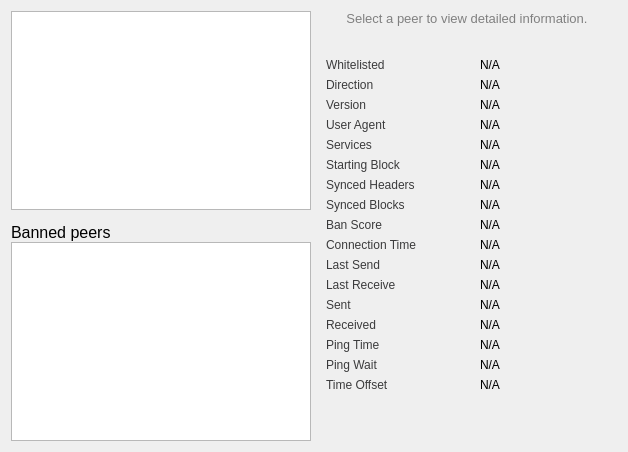
     <widget class="QWidget" name="tab_peers">
      <attribute name="title">
       <string>&amp;Peers</string>
      </attribute>
      <layout class="QGridLayout" name="gridLayout_2">
       <item row="0" column="0" rowspan="2">
        <layout class="QVBoxLayout" name="verticalLayout_101">
         <property name="spacing">
          <number>0</number>
         </property>
         <item>
          <widget class="QTableView" name="peerWidget">
           <property name="horizontalScrollBarPolicy">
            <enum>Qt::ScrollBarAsNeeded</enum>
           </property>
           <property name="tabKeyNavigation">
            <bool>false</bool>
           </property>
           <property name="sortingEnabled">
            <bool>true</bool>
           </property>
           <attribute name="horizontalHeaderHighlightSections">
            <bool>false</bool>
           </attribute>
          </widget>
         </item>
         <item>
          <widget class="QLabel" name="banHeading">
           <property name="sizePolicy">
            <sizepolicy hsizetype="Preferred" vsizetype="Minimum">
             <horstretch>0</horstretch>
             <verstretch>0</verstretch>
            </sizepolicy>
           </property>
           <property name="minimumSize">
            <size>
             <width>300</width>
             <height>32</height>
            </size>
           </property>
           <property name="maximumSize">
            <size>
             <width>16777215</width>
             <height>32</height>
            </size>
           </property>
           <property name="font">
            <font>
             <pointsize>12</pointsize>
            </font>
           </property>
           <property name="cursor">
            <cursorShape>IBeamCursor</cursorShape>
           </property>
           <property name="text">
            <string>Banned peers</string>
           </property>
           <property name="alignment">
            <set>Qt::AlignBottom|Qt::AlignLeading|Qt::AlignLeft</set>
           </property>
           <property name="wordWrap">
            <bool>true</bool>
           </property>
           <property name="textInteractionFlags">
            <set>Qt::NoTextInteraction</set>
           </property>
          </widget>
         </item>
         <item>
          <widget class="QTableView" name="banlistWidget">
           <property name="sizePolicy">
            <sizepolicy hsizetype="Expanding" vsizetype="Expanding">
             <horstretch>0</horstretch>
             <verstretch>0</verstretch>
            </sizepolicy>
           </property>
           <property name="horizontalScrollBarPolicy">
            <enum>Qt::ScrollBarAsNeeded</enum>
           </property>
           <property name="tabKeyNavigation">
            <bool>false</bool>
           </property>
           <property name="sortingEnabled">
            <bool>true</bool>
           </property>
           <attribute name="horizontalHeaderHighlightSections">
            <bool>false</bool>
           </attribute>
          </widget>
         </item>
        </layout>
       </item>
       <item row="0" column="1">
        <widget class="QLabel" name="peerHeading">
         <property name="sizePolicy">
          <sizepolicy hsizetype="Preferred" vsizetype="Minimum">
           <horstretch>0</horstretch>
           <verstretch>0</verstretch>
          </sizepolicy>
         </property>
         <property name="minimumSize">
          <size>
           <width>300</width>
           <height>32</height>
          </size>
         </property>
         <property name="font">
          <font>
           <pointsize>10</pointsize>
          </font>
         </property>
         <property name="cursor">
          <cursorShape>IBeamCursor</cursorShape>
         </property>
         <property name="styleSheet">
          <string notr="true">color: rgb(128, 128, 128);</string>
         </property>
         <property name="text">
          <string>Select a peer to view detailed information.</string>
         </property>
         <property name="alignment">
          <set>Qt::AlignHCenter|Qt::AlignTop</set>
         </property>
         <property name="wordWrap">
          <bool>true</bool>
         </property>
         <property name="textInteractionFlags">
          <set>Qt::LinksAccessibleByMouse|Qt::TextSelectableByKeyboard|Qt::TextSelectableByMouse</set>
         </property>
        </widget>
       </item>
       <item row="1" column="1">
        <widget class="QWidget" name="detailWidget" native="true">
         <property name="minimumSize">
          <size>
           <width>300</width>
           <height>0</height>
          </size>
         </property>
         <layout class="QGridLayout" name="gridLayout_3">
          <item row="0" column="0">
           <widget class="QLabel" name="label_30">
            <property name="styleSheet">
             <string notr="true">color: rgb(59, 59, 60);</string>
            </property>
            <property name="text">
             <string>Whitelisted</string>
            </property>
           </widget>
          </item>
          <item row="0" column="2">
           <widget class="QLabel" name="peerWhitelisted">
            <property name="cursor">
             <cursorShape>IBeamCursor</cursorShape>
            </property>
            <property name="text">
             <string>N/A</string>
            </property>
            <property name="textFormat">
             <enum>Qt::PlainText</enum>
            </property>
            <property name="textInteractionFlags">
             <set>Qt::LinksAccessibleByMouse|Qt::TextSelectableByKeyboard|Qt::TextSelectableByMouse</set>
            </property>
           </widget>
          </item>
          <item row="1" column="0">
           <widget class="QLabel" name="label_23">
            <property name="styleSheet">
             <string notr="true">color: rgb(59, 59, 60);</string>
            </property>
            <property name="text">
             <string>Direction</string>
            </property>
           </widget>
          </item>
          <item row="1" column="2">
           <widget class="QLabel" name="peerDirection">
            <property name="cursor">
             <cursorShape>IBeamCursor</cursorShape>
            </property>
            <property name="text">
             <string>N/A</string>
            </property>
            <property name="textFormat">
             <enum>Qt::PlainText</enum>
            </property>
            <property name="textInteractionFlags">
             <set>Qt::LinksAccessibleByMouse|Qt::TextSelectableByKeyboard|Qt::TextSelectableByMouse</set>
            </property>
           </widget>
          </item>
          <item row="2" column="0">
           <widget class="QLabel" name="label_21">
            <property name="styleSheet">
             <string notr="true">color: rgb(59, 59, 60);</string>
            </property>
            <property name="text">
             <string>Version</string>
            </property>
           </widget>
          </item>
          <item row="2" column="2">
           <widget class="QLabel" name="peerVersion">
            <property name="cursor">
             <cursorShape>IBeamCursor</cursorShape>
            </property>
            <property name="text">
             <string>N/A</string>
            </property>
            <property name="textFormat">
             <enum>Qt::PlainText</enum>
            </property>
            <property name="textInteractionFlags">
             <set>Qt::LinksAccessibleByMouse|Qt::TextSelectableByKeyboard|Qt::TextSelectableByMouse</set>
            </property>
           </widget>
          </item>
          <item row="3" column="0">
           <widget class="QLabel" name="label_28">
            <property name="styleSheet">
             <string notr="true">color: rgb(59, 59, 60);</string>
            </property>
            <property name="text">
             <string>User Agent</string>
            </property>
           </widget>
          </item>
          <item row="3" column="2">
           <widget class="QLabel" name="peerSubversion">
            <property name="cursor">
             <cursorShape>IBeamCursor</cursorShape>
            </property>
            <property name="text">
             <string>N/A</string>
            </property>
            <property name="textFormat">
             <enum>Qt::PlainText</enum>
            </property>
            <property name="textInteractionFlags">
             <set>Qt::LinksAccessibleByMouse|Qt::TextSelectableByKeyboard|Qt::TextSelectableByMouse</set>
            </property>
           </widget>
          </item>
          <item row="4" column="0">
           <widget class="QLabel" name="label_4">
            <property name="styleSheet">
             <string notr="true">color: rgb(59, 59, 60);</string>
            </property>
            <property name="text">
             <string>Services</string>
            </property>
           </widget>
          </item>
          <item row="4" column="2">
           <widget class="QLabel" name="peerServices">
            <property name="cursor">
             <cursorShape>IBeamCursor</cursorShape>
            </property>
            <property name="text">
             <string>N/A</string>
            </property>
            <property name="textFormat">
             <enum>Qt::PlainText</enum>
            </property>
            <property name="textInteractionFlags">
             <set>Qt::LinksAccessibleByMouse|Qt::TextSelectableByKeyboard|Qt::TextSelectableByMouse</set>
            </property>
           </widget>
          </item>
          <item row="5" column="0">
           <widget class="QLabel" name="label_29">
            <property name="styleSheet">
             <string notr="true">color: rgb(59, 59, 60);</string>
            </property>
            <property name="text">
             <string>Starting Block</string>
            </property>
           </widget>
          </item>
          <item row="5" column="2">
           <widget class="QLabel" name="peerHeight">
            <property name="cursor">
             <cursorShape>IBeamCursor</cursorShape>
            </property>
            <property name="text">
             <string>N/A</string>
            </property>
            <property name="textFormat">
             <enum>Qt::PlainText</enum>
            </property>
            <property name="textInteractionFlags">
             <set>Qt::LinksAccessibleByMouse|Qt::TextSelectableByKeyboard|Qt::TextSelectableByMouse</set>
            </property>
           </widget>
          </item>
          <item row="6" column="0">
           <widget class="QLabel" name="label_27">
            <property name="styleSheet">
             <string notr="true">color: rgb(59, 59, 60);</string>
            </property>
            <property name="text">
             <string>Synced Headers</string>
            </property>
           </widget>
          </item>
          <item row="6" column="2">
           <widget class="QLabel" name="peerSyncHeight">
            <property name="cursor">
             <cursorShape>IBeamCursor</cursorShape>
            </property>
            <property name="text">
             <string>N/A</string>
            </property>
            <property name="textFormat">
             <enum>Qt::PlainText</enum>
            </property>
            <property name="textInteractionFlags">
             <set>Qt::LinksAccessibleByMouse|Qt::TextSelectableByKeyboard|Qt::TextSelectableByMouse</set>
            </property>
           </widget>
          </item>
          <item row="7" column="0">
           <widget class="QLabel" name="label_25">
            <property name="styleSheet">
             <string notr="true">color: rgb(59, 59, 60);</string>
            </property>
            <property name="text">
             <string>Synced Blocks</string>
            </property>
           </widget>
          </item>
          <item row="7" column="2">
           <widget class="QLabel" name="peerCommonHeight">
            <property name="cursor">
             <cursorShape>IBeamCursor</cursorShape>
            </property>
            <property name="text">
             <string>N/A</string>
            </property>
            <property name="textFormat">
             <enum>Qt::PlainText</enum>
            </property>
            <property name="textInteractionFlags">
             <set>Qt::LinksAccessibleByMouse|Qt::TextSelectableByKeyboard|Qt::TextSelectableByMouse</set>
            </property>
           </widget>
          </item>
          <item row="8" column="0">
           <widget class="QLabel" name="label_24">
            <property name="styleSheet">
             <string notr="true">color: rgb(59, 59, 60);</string>
            </property>
            <property name="text">
             <string>Ban Score</string>
            </property>
           </widget>
          </item>
          <item row="8" column="2">
           <widget class="QLabel" name="peerBanScore">
            <property name="cursor">
             <cursorShape>IBeamCursor</cursorShape>
            </property>
            <property name="text">
             <string>N/A</string>
            </property>
            <property name="textFormat">
             <enum>Qt::PlainText</enum>
            </property>
            <property name="textInteractionFlags">
             <set>Qt::LinksAccessibleByMouse|Qt::TextSelectableByKeyboard|Qt::TextSelectableByMouse</set>
            </property>
           </widget>
          </item>
          <item row="9" column="0">
           <widget class="QLabel" name="label_22">
            <property name="styleSheet">
             <string notr="true">color: rgb(59, 59, 60);</string>
            </property>
            <property name="text">
             <string>Connection Time</string>
            </property>
           </widget>
          </item>
          <item row="9" column="2">
           <widget class="QLabel" name="peerConnTime">
            <property name="cursor">
             <cursorShape>IBeamCursor</cursorShape>
            </property>
            <property name="text">
             <string>N/A</string>
            </property>
            <property name="textFormat">
             <enum>Qt::PlainText</enum>
            </property>
            <property name="textInteractionFlags">
             <set>Qt::LinksAccessibleByMouse|Qt::TextSelectableByKeyboard|Qt::TextSelectableByMouse</set>
            </property>
           </widget>
          </item>
          <item row="10" column="0">
           <widget class="QLabel" name="label_15">
            <property name="styleSheet">
             <string notr="true">color: rgb(59, 59, 60);</string>
            </property>
            <property name="text">
             <string>Last Send</string>
            </property>
           </widget>
          </item>
          <item row="10" column="2">
           <widget class="QLabel" name="peerLastSend">
            <property name="cursor">
             <cursorShape>IBeamCursor</cursorShape>
            </property>
            <property name="text">
             <string>N/A</string>
            </property>
            <property name="textFormat">
             <enum>Qt::PlainText</enum>
            </property>
            <property name="textInteractionFlags">
             <set>Qt::LinksAccessibleByMouse|Qt::TextSelectableByKeyboard|Qt::TextSelectableByMouse</set>
            </property>
           </widget>
          </item>
          <item row="11" column="0">
           <widget class="QLabel" name="label_19">
            <property name="styleSheet">
             <string notr="true">color: rgb(59, 59, 60);</string>
            </property>
            <property name="text">
             <string>Last Receive</string>
            </property>
           </widget>
          </item>
          <item row="11" column="2">
           <widget class="QLabel" name="peerLastRecv">
            <property name="cursor">
             <cursorShape>IBeamCursor</cursorShape>
            </property>
            <property name="text">
             <string>N/A</string>
            </property>
            <property name="textFormat">
             <enum>Qt::PlainText</enum>
            </property>
            <property name="textInteractionFlags">
             <set>Qt::LinksAccessibleByMouse|Qt::TextSelectableByKeyboard|Qt::TextSelectableByMouse</set>
            </property>
           </widget>
          </item>
          <item row="12" column="0">
           <widget class="QLabel" name="label_18">
            <property name="styleSheet">
             <string notr="true">color: rgb(59, 59, 60);</string>
            </property>
            <property name="text">
             <string>Sent</string>
            </property>
           </widget>
          </item>
          <item row="12" column="2">
           <widget class="QLabel" name="peerBytesSent">
            <property name="cursor">
             <cursorShape>IBeamCursor</cursorShape>
            </property>
            <property name="text">
             <string>N/A</string>
            </property>
            <property name="textFormat">
             <enum>Qt::PlainText</enum>
            </property>
            <property name="textInteractionFlags">
             <set>Qt::LinksAccessibleByMouse|Qt::TextSelectableByKeyboard|Qt::TextSelectableByMouse</set>
            </property>
           </widget>
          </item>
          <item row="13" column="0">
           <widget class="QLabel" name="label_20">
            <property name="styleSheet">
             <string notr="true">color: rgb(59, 59, 60);</string>
            </property>
            <property name="text">
             <string>Received</string>
            </property>
           </widget>
          </item>
          <item row="13" column="2">
           <widget class="QLabel" name="peerBytesRecv">
            <property name="cursor">
             <cursorShape>IBeamCursor</cursorShape>
            </property>
            <property name="text">
             <string>N/A</string>
            </property>
            <property name="textFormat">
             <enum>Qt::PlainText</enum>
            </property>
            <property name="textInteractionFlags">
             <set>Qt::LinksAccessibleByMouse|Qt::TextSelectableByKeyboard|Qt::TextSelectableByMouse</set>
            </property>
           </widget>
          </item>
          <item row="14" column="0">
           <widget class="QLabel" name="label_26">
            <property name="styleSheet">
             <string notr="true">color: rgb(59, 59, 60);</string>
            </property>
            <property name="text">
             <string>Ping Time</string>
            </property>
           </widget>
          </item>
          <item row="14" column="2">
           <widget class="QLabel" name="peerPingTime">
            <property name="cursor">
             <cursorShape>IBeamCursor</cursorShape>
            </property>
            <property name="text">
             <string>N/A</string>
            </property>
            <property name="textFormat">
             <enum>Qt::PlainText</enum>
            </property>
            <property name="textInteractionFlags">
             <set>Qt::LinksAccessibleByMouse|Qt::TextSelectableByKeyboard|Qt::TextSelectableByMouse</set>
            </property>
           </widget>
          </item>
          <item row="15" column="0">
           <widget class="QLabel" name="peerPingWaitLabel">
            <property name="toolTip">
             <string>The duration of a currently outstanding ping.</string>
            </property>
            <property name="styleSheet">
             <string notr="true">color: rgb(59, 59, 60);</string>
            </property>
            <property name="text">
             <string>Ping Wait</string>
            </property>
           </widget>
          </item>
          <item row="15" column="2">
           <widget class="QLabel" name="peerPingWait">
            <property name="cursor">
             <cursorShape>IBeamCursor</cursorShape>
            </property>
            <property name="text">
             <string>N/A</string>
            </property>
            <property name="textFormat">
             <enum>Qt::PlainText</enum>
            </property>
            <property name="textInteractionFlags">
             <set>Qt::LinksAccessibleByMouse|Qt::TextSelectableByKeyboard|Qt::TextSelectableByMouse</set>
            </property>
           </widget>
          </item>
          <item row="16" column="0">
           <widget class="QLabel" name="label_timeoffset">
            <property name="styleSheet">
             <string notr="true">color: rgb(59, 59, 60);</string>
            </property>
            <property name="text">
             <string>Time Offset</string>
            </property>
           </widget>
          </item>
          <item row="16" column="2">
           <widget class="QLabel" name="timeoffset">
            <property name="cursor">
             <cursorShape>IBeamCursor</cursorShape>
            </property>
            <property name="text">
             <string>N/A</string>
            </property>
            <property name="textFormat">
             <enum>Qt::PlainText</enum>
            </property>
            <property name="textInteractionFlags">
             <set>Qt::LinksAccessibleByMouse|Qt::TextSelectableByKeyboard|Qt::TextSelectableByMouse</set>
            </property>
           </widget>
          </item>
          <item row="17" column="1">
           <spacer name="verticalSpacer_3">
            <property name="orientation">
             <enum>Qt::Vertical</enum>
            </property>
            <property name="sizeHint" stdset="0">
             <size>
              <width>20</width>
              <height>40</height>
             </size>
            </property>
           </spacer>
          </item>
         </layout>
        </widget>
       </item>
      </layout>
     </widget>
